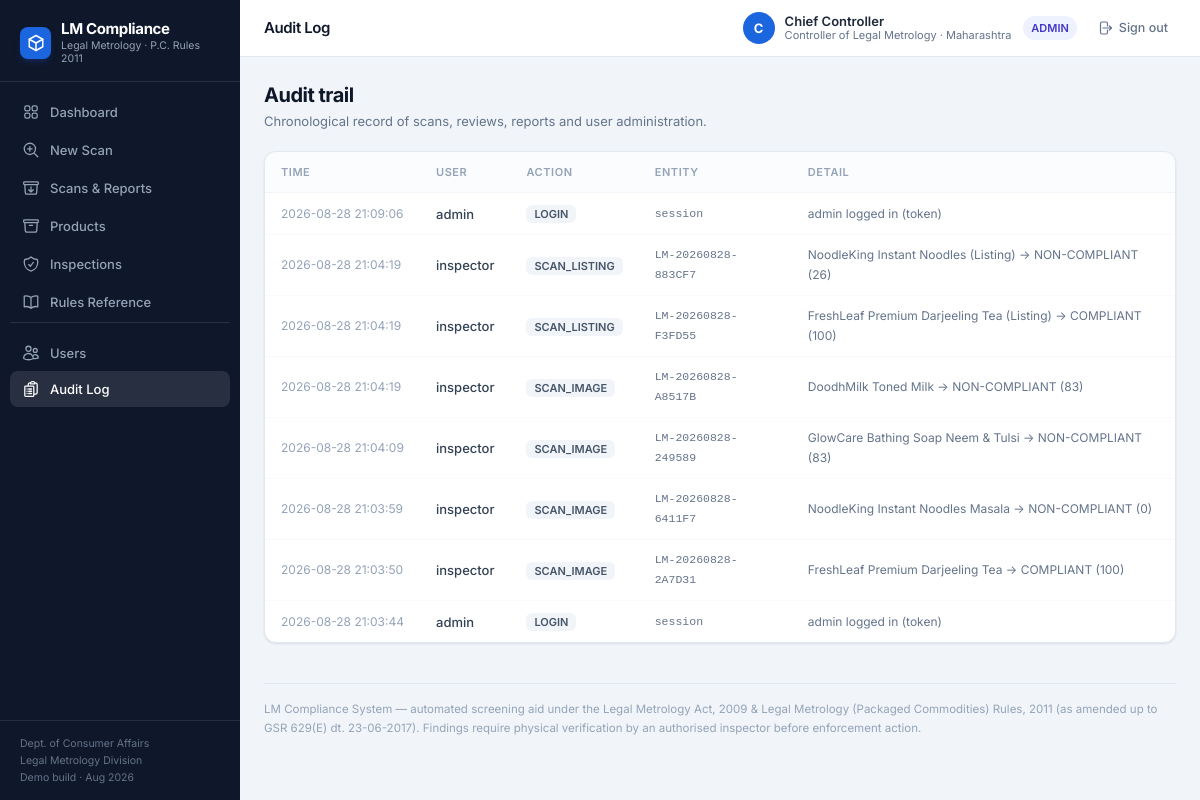
/audit (signed in), run on an earlier commit of the app's database.
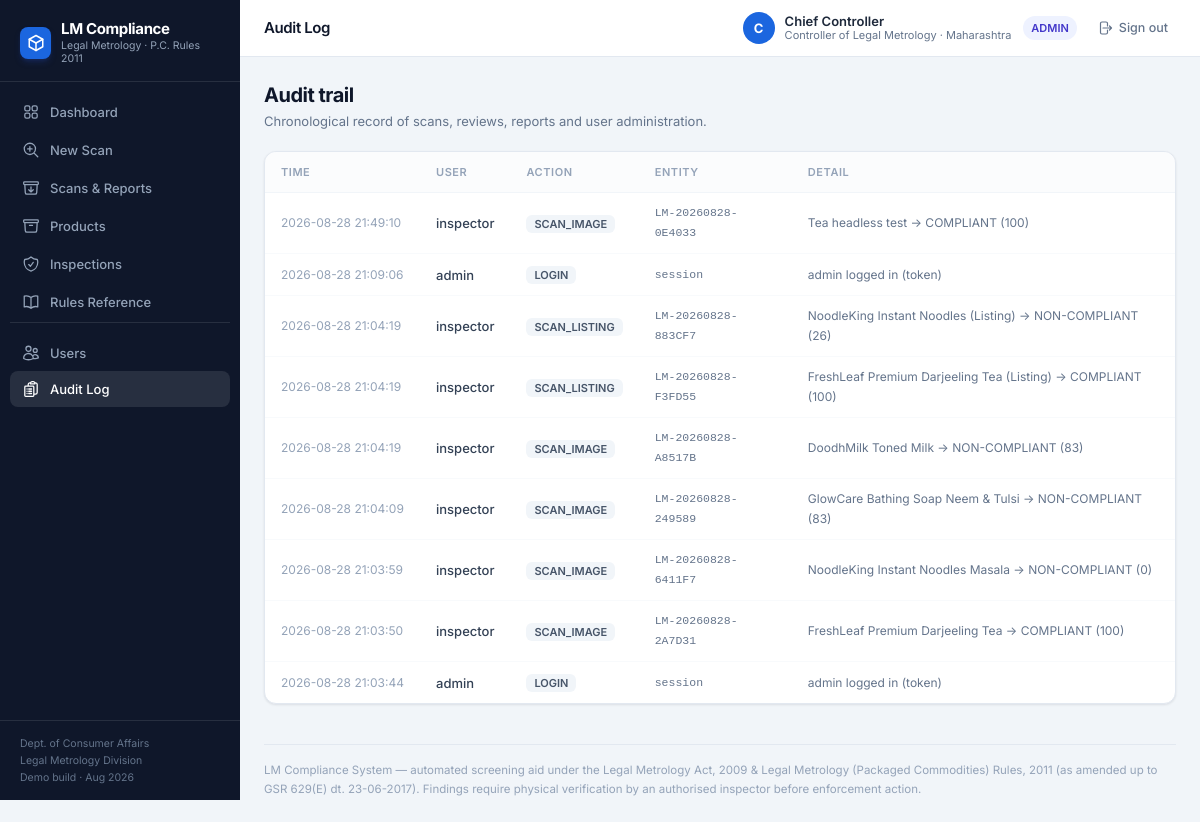
And on a later commit of the database.
### tables this page shows
CREATE TABLE users (
  id INTEGER PRIMARY KEY AUTOINCREMENT,
  username TEXT UNIQUE NOT NULL,
  password_hash TEXT NOT NULL,
  full_name TEXT NOT NULL,
  role TEXT NOT NULL CHECK(role IN ('admin','inspector','viewer')),
  designation TEXT DEFAULT '',
  state TEXT DEFAULT '',
  is_active INTEGER DEFAULT 1,
  created_at TEXT DEFAULT (datetime('now','localtime'))
);

CREATE TABLE audit_log (
  id INTEGER PRIMARY KEY AUTOINCREMENT,
  user_id INTEGER,
  username TEXT DEFAULT '',
  action TEXT NOT NULL,
  entity TEXT DEFAULT '',
  detail TEXT DEFAULT '',
  created_at TEXT DEFAULT (datetime('now','localtime'))
);

### app.py (the view)
@app.route("/audit")
@role_required("admin")
def audit():
    conn = db.get_conn()
    rows = conn.execute("SELECT * FROM audit_log ORDER BY id DESC LIMIT 300").fetchall()
    conn.close()
    return render_template("audit.html", rows=rows)

### app.py (called while the page is built)
def current_user():
    uid = session.get("uid")
    if not uid:
        u = _user_from_token(request.args.get("token") or request.headers.get("X-Auth-Token"))
        if u:
            return u
        return None
    conn = db.get_conn()
    u = conn.execute("SELECT * FROM users WHERE id=? AND is_active=1", (uid,)).fetchone()
    conn.close()
    return u

def role_required(*roles):
    def deco(f):
        @wraps(f)
        def w(*a, **k):
            u = current_user()
            if not u:
                return redirect(url_for("login"))
            if u["role"] not in roles:
                flash("Access denied — insufficient role.", "danger")
                return redirect(url_for("dashboard"))
            return f(*a, **k)
        return w
    return deco

@app.context_processor
def inject_globals():
    return {"cur_user": current_user(), "now": datetime.now()}

### core/db.py (called while the page is built)
def get_conn():
    conn = sqlite3.connect(DB_PATH)
    conn.row_factory = sqlite3.Row
    conn.execute("PRAGMA foreign_keys=ON")
    return conn

### templates/audit.html (shortened to what this page needs)
{% extends "base.html" %}
{% block crumb %}Audit Log{% endblock %}
{% block content %}
<div class="mb-5">
  <h1 class="text-xl font-bold text-slate-900 tracking-tight">Audit trail</h1>
  <p class="text-[13px] text-slate-500 mt-0.5">Chronological record of scans, reviews, reports and user administration.</p>
</div>
<div class="card overflow-hidden">
  <div class="overflow-x-auto">
    <table class="w-full text-[13px]">
      <thead>
        <tr class="text-left text-[11px] uppercase tracking-wider text-slate-400 border-b border-slate-100 bg-slate-50/60">
          <th class="px-4 py-2.5 font-semibold">Time</th>
          <th class="px-4 py-2.5 font-semibold">User</th>
          <th class="px-4 py-2.5 font-semibold">Action</th>
          <th class="px-4 py-2.5 font-semibold">Entity</th>
          <th class="px-4 py-2.5 font-semibold">Detail</th>
        </tr>
      </thead>
      <tbody class="divide-y divide-slate-50">
        {% for r in rows %}
        <tr class="hover:bg-slate-50/70">
          <td class="px-4 py-2.5 text-slate-400 text-[12px] whitespace-nowrap">{{ r['created_at'] }}</td>
          <td class="px-4 py-2.5 font-medium text-slate-700">{{ r['username'] or '—' }}</td>
          <td class="px-4 py-2.5"><span class="px-2 py-0.5 rounded-md bg-slate-100 text-slate-600 text-[11px] font-semibold">{{ r['action'] }}</span></td>
          <td class="px-4 py-2.5 font-mono text-[11.5px] text-slate-500">{{ r['entity'] }}</td>
          <td class="px-4 py-2.5 text-slate-500 text-[12px]">{{ r['detail'] }}</td>
        </tr>
        {% else %}
        <tr><td colspan="5" class="px-4 py-10 text-center text-[13px] text-slate-400">No activity recorded.</td></tr>
        {% endfor %}
      </tbody>
    </table>
  </div>
</div>
{% endblock %}

### templates/base.html (shortened to what this page needs)
<!doctype html>
<html lang="en">
<head>
<link rel="stylesheet" href="{{ url_for('static', filename='fonts/fonts.css') }}">
<link rel="stylesheet" href="{{ url_for('static', filename='css/ui.css') }}">
</head>
<body class="bg-slate-100">
<div class="flex min-h-screen">
  <aside class="w-60 shrink-0 bg-slate-900 text-slate-300 flex flex-col sticky top-0 h-screen">
    <div class="px-5 pt-5 pb-4 border-b border-white/10">
      <div class="flex items-center gap-2.5">
        <div class="w-8 h-8 rounded-lg bg-brand-600 flex items-center justify-center text-white shadow-md shadow-blue-900/40">
          <svg class="w-4.5 h-4.5" style="width:18px;height:18px" viewBox="0 0 24 24" fill="none" stroke="currentColor" stroke-width="2" stroke-linecap="round" stroke-linejoin="round"><path d="M12 2 3 7v10l9 5 9-5V7l-9-5z"/><path d="m3 7 9 5 9-5"/><path d="M12 12v10"/></svg>
        </div>
        <div>
          <div class="text-[15px] font-bold text-white leading-tight tracking-tight">LM Compliance</div>
          <div class="text-[10.5px] text-slate-400 leading-tight">Legal Metrology · P.C. Rules 2011</div>
        </div>
      </div>
    </div>
    <nav class="flex-1 py-3 px-2.5 space-y-0.5 overflow-y-auto">
      {% set navs = [
        ('dashboard', 'dashboard', 'Dashboard'),
        ('scan_new', 'scan', 'New Scan'),
        ('scans', 'archive', 'Scans & Reports'),
        ('products', 'box', 'Products'),
        ('inspections', 'shield', 'Inspections'),
        ('docs', 'book', 'Rules Reference')
      ] %}
      {% for ep, icon, lbl in navs %}
      <a href="{{ url_for(ep) }}" class="flex items-center gap-2.5 px-3 py-2 rounded-lg text-[13px] font-medium transition
        {{ 'bg-white/10 text-white' if request.endpoint == ep else 'text-slate-400 hover:text-white hover:bg-white/5' }}">
        <svg class="w-[18px] h-[18px] shrink-0" viewBox="0 0 24 24" fill="none" stroke="currentColor" stroke-width="1.7" stroke-linecap="round" stroke-linejoin="round">{{ icons[icon]|safe }}</svg>
        {{ lbl }}
      </a>
      {% endfor %}
      {% if cur_user and cur_user['role'] == 'admin' %}
      <div class="pt-3 mt-3 border-t border-white/10">
        <a href="{{ url_for('users') }}" class="flex items-center gap-2.5 px-3 py-2 rounded-lg text-[13px] font-medium transition {{ 'bg-white/10 text-white' if request.endpoint == 'users' else 'text-slate-400 hover:text-white hover:bg-white/5' }}">
          <svg class="w-[18px] h-[18px] shrink-0" viewBox="0 0 24 24" fill="none" stroke="currentColor" stroke-width="1.7" stroke-linecap="round" stroke-linejoin="round">{{ icons['users']|safe }}</svg>
          Users
        </a>
        <a href="{{ url_for('audit') }}" class="flex items-center gap-2.5 px-3 py-2 rounded-lg text-[13px] font-medium transition {{ 'bg-white/10 text-white' if request.endpoint == 'audit' else 'text-slate-400 hover:text-white hover:bg-white/5' }}">
          <svg class="w-[18px] h-[18px] shrink-0" viewBox="0 0 24 24" fill="none" stroke="currentColor" stroke-width="1.7" stroke-linecap="round" stroke-linejoin="round">{{ icons['audit']|safe }}</svg>
          Audit Log
        </a>
      </div>
      {% endif %}
    </nav>
    <div class="px-5 py-3.5 border-t border-white/10 text-[10.5px] text-slate-500 leading-relaxed">
      Dept. of Consumer Affairs<br>Legal Metrology Division<br>Demo build · Aug 2026
    </div>
  </aside>
  <div class="flex-1 min-w-0 flex flex-col">
    <header class="bg-white border-b border-slate-200 px-6 py-3 flex items-center justify-between gap-4 sticky top-0 z-30">
      <div class="text-[15px] font-semibold text-slate-900 tracking-tight">{% block crumb %}{% endblock %}</div>
      {% if cur_user %}
      <div class="flex items-center gap-3">
        <div class="hidden sm:flex items-center gap-2.5">
          <div class="w-8 h-8 rounded-full bg-brand-600 text-white flex items-center justify-center text-[13px] font-bold">{{ cur_user['full_name'][:1]|upper }}</div>
          <div class="leading-tight">
            <div class="text-[13px] font-semibold text-slate-800">{{ cur_user['full_name'] }}</div>
            <div class="text-[11px] text-slate-500">{{ cur_user['designation'] or cur_user['role']|capitalize }} · {{ cur_user['state'] or '—' }}</div>
          </div>
        </div>
        <span class="pill {{ 'bg-slate-100 text-slate-600' if cur_user['role']=='viewer' else ('bg-blue-50 text-blue-700' if cur_user['role']=='inspector' else 'bg-indigo-50 text-indigo-700') }} hidden sm:inline-flex">{{ cur_user['role']|upper }}</span>
        <a href="{{ url_for('logout') }}" onclick="lmLogout(event)" class="inline-flex items-center gap-1.5 text-[12.5px] font-medium text-slate-500 hover:text-slate-800 transition px-2 py-1.5 rounded-lg hover:bg-slate-100">
          <svg class="w-4 h-4" viewBox="0 0 24 24" fill="none" stroke="currentColor" stroke-width="1.8" stroke-linecap="round" stroke-linejoin="round"><path d="M15.75 9V5.25A2.25 2.25 0 0 0 13.5 3h-6a2.25 2.25 0 0 0-2.25 2.25v13.5A2.25 2.25 0 0 0 7.5 21h6a2.25 2.25 0 0 0 2.25-2.25V15m3 0 3-3m0 0-3-3m3 3H9"/></svg>
          Sign out
        </a>
      </div>
      {% endif %}
    </header>
    <main class="flex-1 px-6 py-6 max-w-[1280px] w-full mx-auto">
      {% block content %}{% endblock %}
      <footer class="mt-10 pt-4 border-t border-slate-200 text-[11.5px] text-slate-400 leading-relaxed">
        LM Compliance System — automated screening aid under the Legal Metrology Act, 2009 &amp; Legal
        Metrology (Packaged Commodities) Rules, 2011 (as amended up to GSR 629(E) dt. 23-06-2017).
        Findings require physical verification by an authorised inspector before enforcement action.
      </footer>
    </main>
  </div>
</div>
</body>
</html>

What changed in the data, as far as the page shows it:
added audit_log: created_at "2026-08-28 21:49:10", username "inspector", action "SCAN_IMAGE", entity "LM-20260828-0E4033", detail "Tea headless test -> COMPLIANT (100)"
